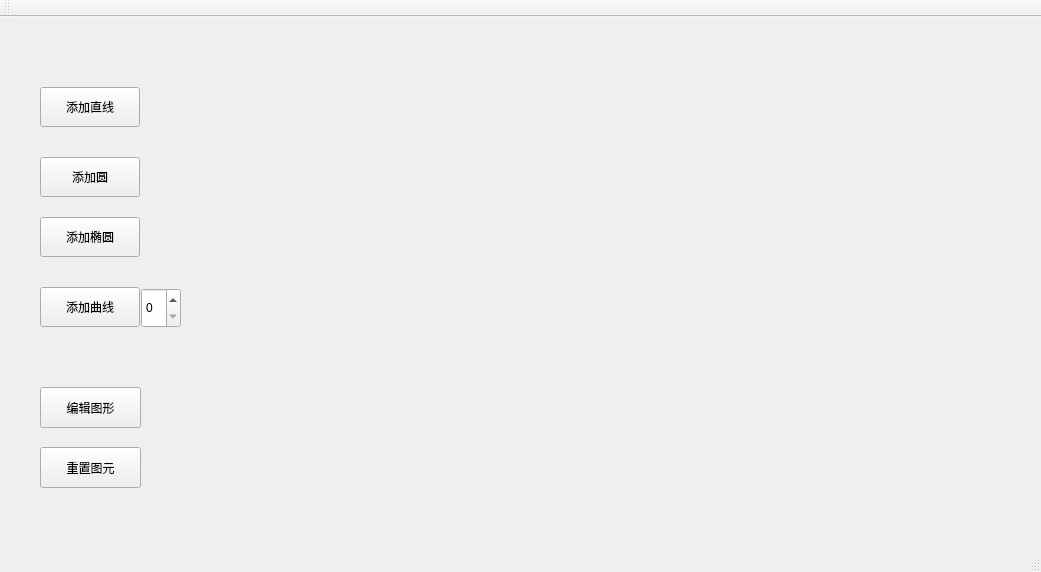
<?xml version="1.0" encoding="UTF-8"?>
<ui version="4.0">
 <class>MainWindow</class>
 <widget class="QMainWindow" name="MainWindow">
  <property name="geometry">
   <rect>
    <x>0</x>
    <y>0</y>
    <width>1041</width>
    <height>572</height>
   </rect>
  </property>
  <property name="windowTitle">
   <string>MainWindow</string>
  </property>
  <widget class="QWidget" name="centralWidget">
   <widget class="OpenglWidget" name="widget" native="true">
    <property name="geometry">
     <rect>
      <x>210</x>
      <y>20</y>
      <width>800</width>
      <height>500</height>
     </rect>
    </property>
   </widget>
   <widget class="QPushButton" name="pushButton">
    <property name="geometry">
     <rect>
      <x>40</x>
      <y>70</y>
      <width>100</width>
      <height>40</height>
     </rect>
    </property>
    <property name="text">
     <string>添加直线</string>
    </property>
   </widget>
   <widget class="QPushButton" name="pushButton_2">
    <property name="geometry">
     <rect>
      <x>40</x>
      <y>370</y>
      <width>101</width>
      <height>41</height>
     </rect>
    </property>
    <property name="text">
     <string>编辑图形</string>
    </property>
   </widget>
   <widget class="QPushButton" name="pushButton_3">
    <property name="geometry">
     <rect>
      <x>40</x>
      <y>140</y>
      <width>100</width>
      <height>40</height>
     </rect>
    </property>
    <property name="text">
     <string>添加圆</string>
    </property>
   </widget>
   <widget class="QPushButton" name="pushButton_4">
    <property name="geometry">
     <rect>
      <x>40</x>
      <y>430</y>
      <width>101</width>
      <height>41</height>
     </rect>
    </property>
    <property name="text">
     <string>重置图元</string>
    </property>
   </widget>
   <widget class="QPushButton" name="pushButton_5">
    <property name="geometry">
     <rect>
      <x>40</x>
      <y>200</y>
      <width>100</width>
      <height>40</height>
     </rect>
    </property>
    <property name="text">
     <string>添加椭圆</string>
    </property>
   </widget>
   <widget class="QPushButton" name="pushButton_6">
    <property name="geometry">
     <rect>
      <x>40</x>
      <y>270</y>
      <width>100</width>
      <height>40</height>
     </rect>
    </property>
    <property name="text">
     <string>添加曲线</string>
    </property>
   </widget>
   <widget class="QSpinBox" name="spinBox">
    <property name="geometry">
     <rect>
      <x>141</x>
      <y>271</y>
      <width>40</width>
      <height>40</height>
     </rect>
    </property>
   </widget>
  </widget>
  <widget class="QMenuBar" name="menuBar">
   <property name="geometry">
    <rect>
     <x>0</x>
     <y>0</y>
     <width>1041</width>
     <height>23</height>
    </rect>
   </property>
  </widget>
  <widget class="QToolBar" name="mainToolBar">
   <attribute name="toolBarArea">
    <enum>TopToolBarArea</enum>
   </attribute>
   <attribute name="toolBarBreak">
    <bool>false</bool>
   </attribute>
  </widget>
  <widget class="QStatusBar" name="statusBar"/>
 </widget>
 <layoutdefault spacing="6" margin="11"/>
 <customwidgets>
  <customwidget>
   <class>OpenglWidget</class>
   <extends>QWidget</extends>
   <header>openglwidget.h</header>
   <container>1</container>
  </customwidget>
 </customwidgets>
 <resources/>
 <connections/>
</ui>
